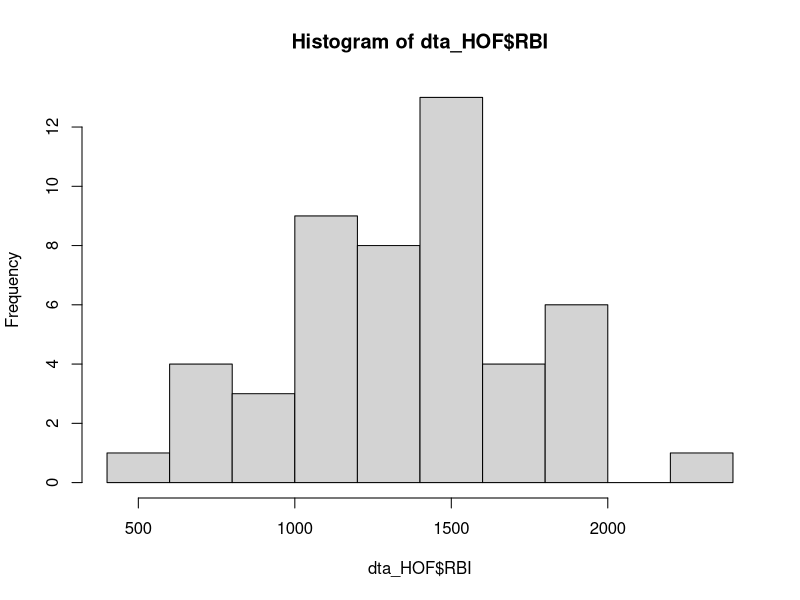
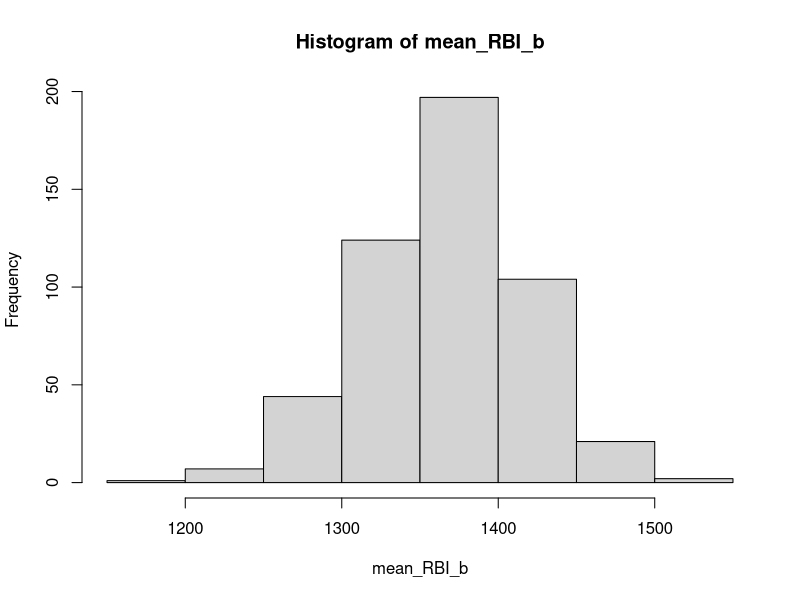
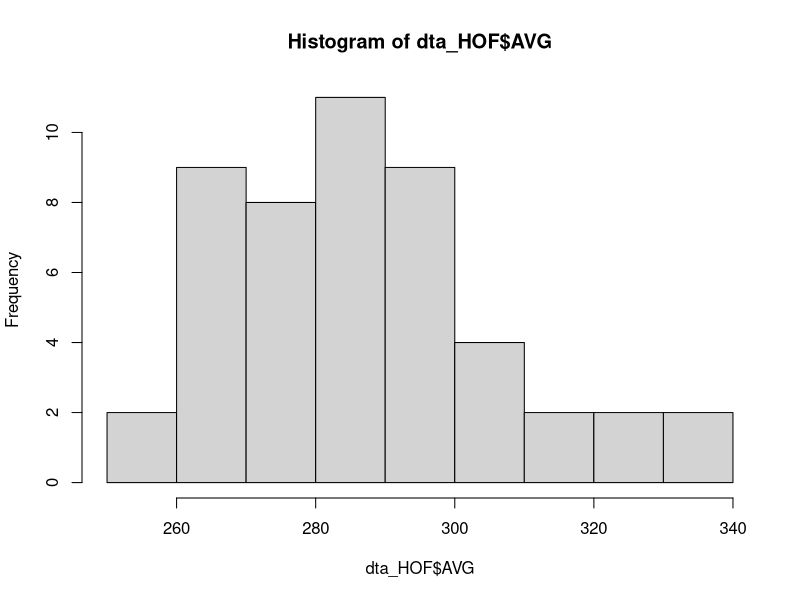
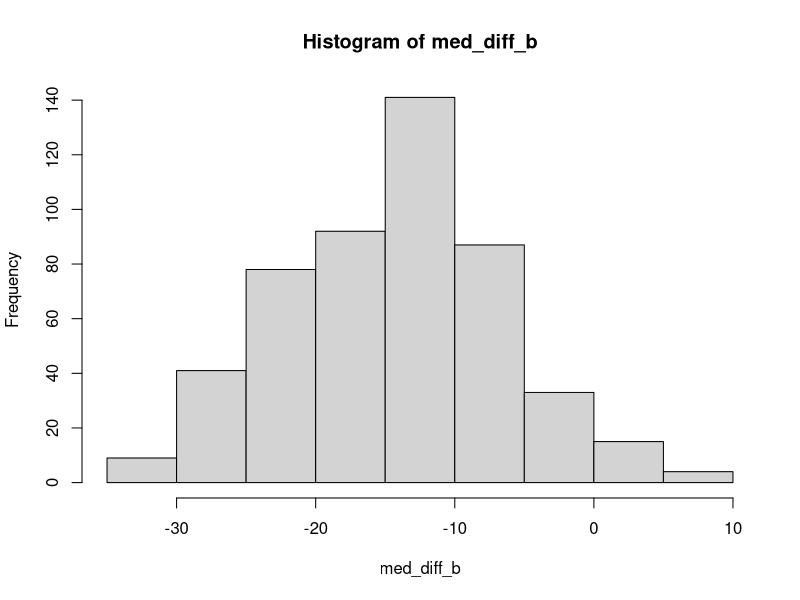

R code for these plots, in order:
#### Career statistics and Hall of Fame membership for 1,780 active and retired Major 
#### League Baseball players (pitchers excluded) through 2014.
#### Data Provided By baseball-reference.com

dta <- read.csv("hof.csv")
n <- nrow(dta)

## Use bootstrap method to construct an 80% confidence interval for mean RBI among those in 
## the HOF.

## Set aside only those players in the HOF.
dta_HOF <- with(dta, dta[HOF == 1, ])

## Generate Hitogram as Visual Aid
hist(dta_HOF$RBI)
mean(dta_HOF$RBI)

## Run bootstrap
B <- 500
mean_RBI_b <- numeric(B)
for(b in 1:B) {
  y <- with(dta_HOF, sample(RBI, replace = TRUE))
  mean_RBI_b[b] <- mean(y)
}

## Get histogram and calculate CI and print
hist(mean_RBI_b)
ci_boot <- quantile(mean_RBI_b, c(0.1, 0.9))
ci_boot

## Now going to cocmpare BA of 2B, SS, and C to all other positions
## POS is used to signify if they are those positions or not

hist(dta_HOF$AVG)
med_diff_0 <- with(dta_HOF, median(AVG[POS == 1]) - median(AVG[POS == 0]))
med_diff_0


## 95% confidence interval for median difference in batting average. 

## Run Bootstrap
B <- 500
med_diff_b <- numeric(B)
for(b in 1:B) {
  y_pos_0 <- with(dta_HOF, sample(AVG[POS == 0], replace = TRUE))
  y_pos_1 <- with(dta_HOF, sample(AVG[POS == 1], replace = TRUE))
  med_diff_b[b] <- median(y_pos_1) - median(y_pos_0)
}

## Get histogram and calculate CI and print
## Calculates difference in BA
hist(med_diff_b)
ci_boot95 <- quantile(med_diff_b, c(0.025, 0.975))
ci_boot95
